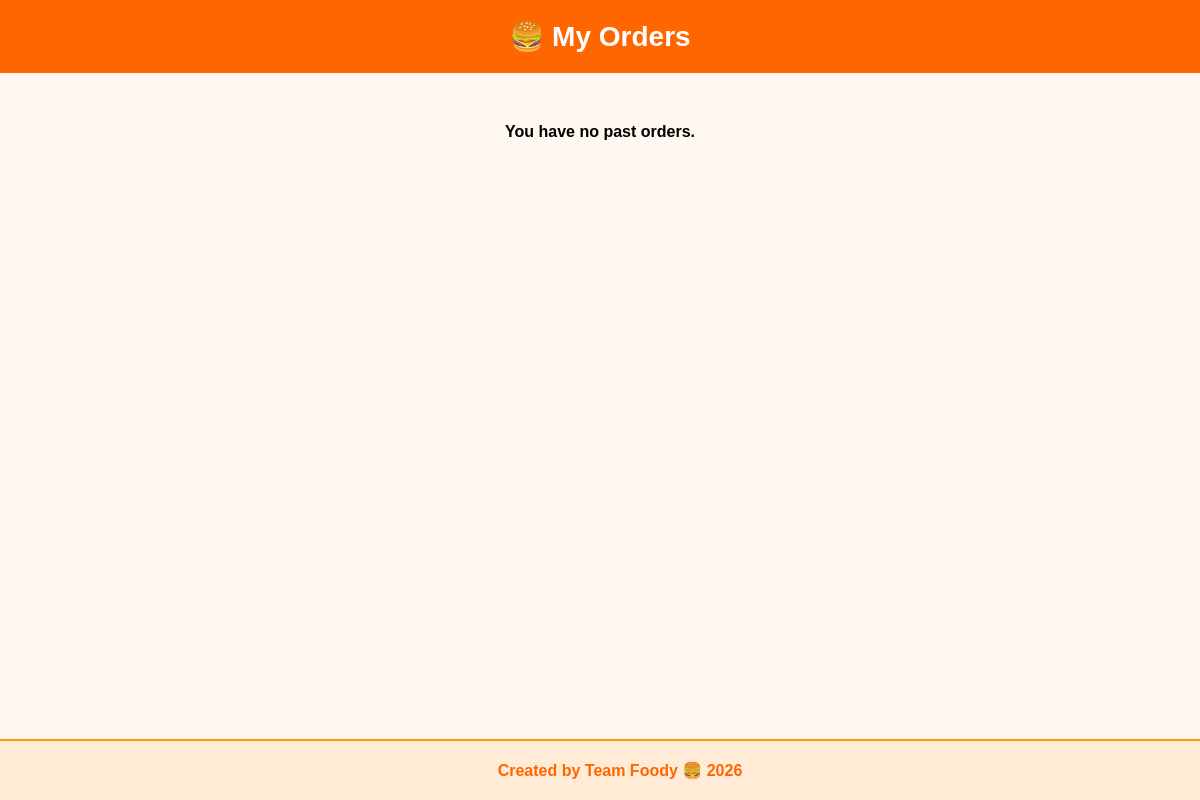
The page /accounts/orders/ (signed in) on the database as committed earlier.
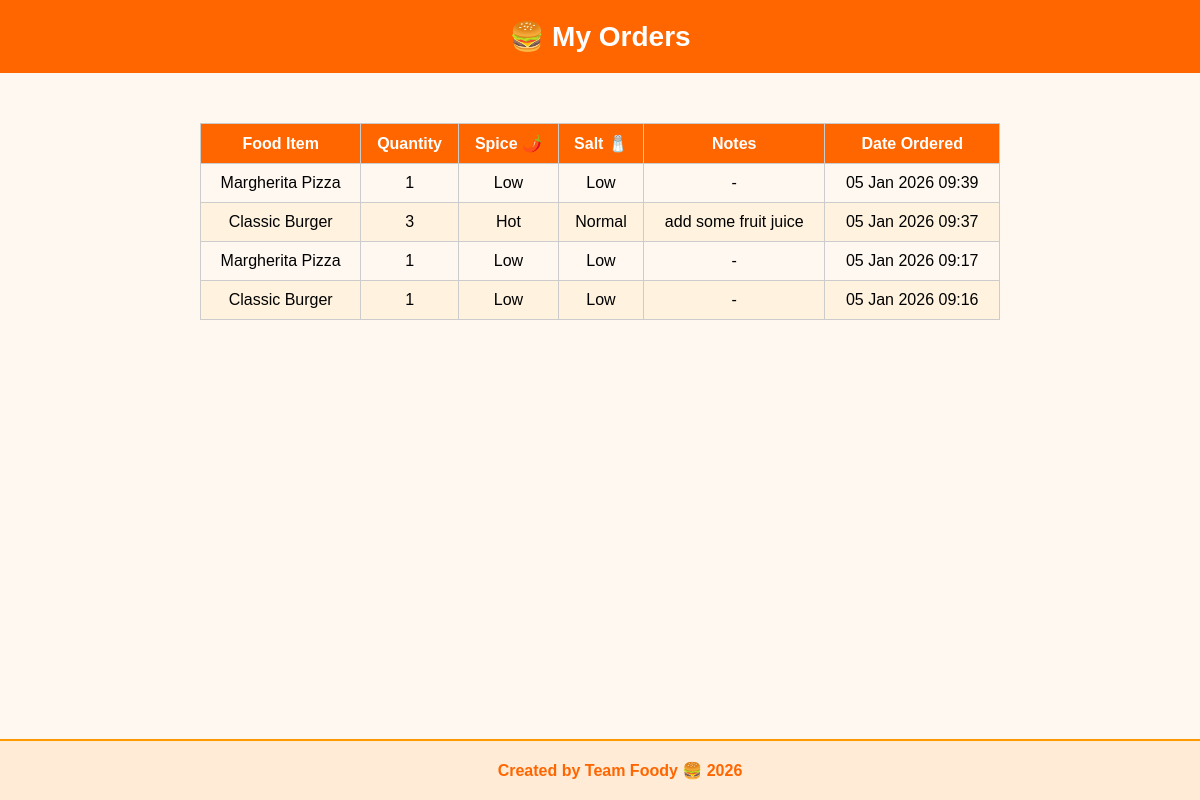
The same page on the database as committed later.
### accounts/models.py (models this page shows, shortened)
class Order(models.Model):
    STATUS_CHOICES = [
        ('pending', 'Pending'),
        ('preparing', 'Preparing'),
        ('delivered', 'Delivered'),
    ]
    SPICE_CHOICES = [
        ('Low', 'Low'),
        ('Medium', 'Medium'),
        ('Hot', 'Hot')
    ]
    SALT_CHOICES = [
        ('Low', 'Low'),
        ('Normal', 'Normal'),
        ('Extra', 'Extra')
    ]
    user = models.ForeignKey(User, on_delete=models.CASCADE)
    food_item = models.CharField(max_length=100)
    quantity = models.PositiveIntegerField(default=1)
    spice_level = models.CharField(max_length=10, choices=SPICE_CHOICES)
    salt_level = models.CharField(max_length=10, choices=SALT_CHOICES)
    notes = models.TextField(blank=True, null=True)
    status = models.CharField(
        max_length=20,
        choices=STATUS_CHOICES,
        default='pending'
    )
    created_at = models.DateTimeField(auto_now_add=True)

### accounts/views.py (the view)
# urls.py: path('orders/', views.order_history, name='order_history'),
@login_required
def order_history(request):
    orders = Order.objects.filter(user=request.user).order_by('-created_at')
    return render(request, 'order_history.html', {'orders': orders})

### templates/order_history.html (shortened to what this page needs)
<!DOCTYPE html>
<html lang="en">
<head>
</head>
<body>
<header>🍔 My Orders</header>
<div class="container">
    {% if orders %}
    <table>
        <thead>
            <tr>
                <th>Food Item</th>
                <th>Quantity</th>
                <th>Spice 🌶️</th>
                <th>Salt 🧂</th>
                <th>Notes</th>
                <th>Date Ordered</th>
            </tr>
        </thead>
        <tbody>
            {% for order in orders %}
            <tr>
                <td>{{ order.food_item }}</td>
                <td>{{ order.quantity }}</td>
                <td>{{ order.spice_level }}</td>
                <td>{{ order.salt_level }}</td>
                <td>{{ order.notes|default:"-" }}</td>
                <td>{{ order.created_at|date:"d M Y H:i" }}</td>
            </tr>
            {% endfor %}
        </tbody>
    </table>
    {% else %}
        <p style="text-align:center; font-weight:bold; margin-top:20px;">You have no past orders.</p>
    {% endif %}
</div>
<footer>
    Created by Team Foody 🍔 2026
</footer>
</body>
</html>

### templates/order_history.html (style rules this page uses)
body { font-family: Arial, sans-serif; background: #fff8f0; margin: 0; padding: 0; }
header { background: #ff6600; color: white; padding: 20px; text-align: center; font-size: 28px; font-weight: bold; }
.container { padding: 30px; max-width: 800px; margin: auto; }
table { width: 100%; border-collapse: collapse; margin-top: 20px; }
th, td { border: 1px solid #ccc; padding: 10px; text-align: center; }
th { background: #ff6600; color: white; }
tr:nth-child(even) { background: #fff3e0; }
footer { text-align: center; padding: 20px; background:#ffebd6; border-top:2px solid #ff9900; font-weight:bold; color:#ff6600; position: fixed; width:100%; bottom:0; }

Rows that differ between the two databases and show on the page:
added Order: food_item "Margherita Pizza", quantity "1", spice_level "Low", salt_level "Low", notes "-", created_at "05 Jan 2026 09:39"
added Order: food_item "Classic Burger", quantity "3", spice_level "Hot", salt_level "Normal", notes "add some fruit juice", created_at "05 Jan 2026 09:37"
added Order: food_item "Margherita Pizza", quantity "1", spice_level "Low", salt_level "Low", notes "-", created_at "05 Jan 2026 09:17"
added Order: food_item "Classic Burger", quantity "1", spice_level "Low", salt_level "Low", notes "-", created_at "05 Jan 2026 09:16"
Other text that changed with them:
text no longer shown: "You have no past orders."
text now shown: "Food Item Quantity Spice 🌶️ Salt 🧂 Notes Date Ordered"
